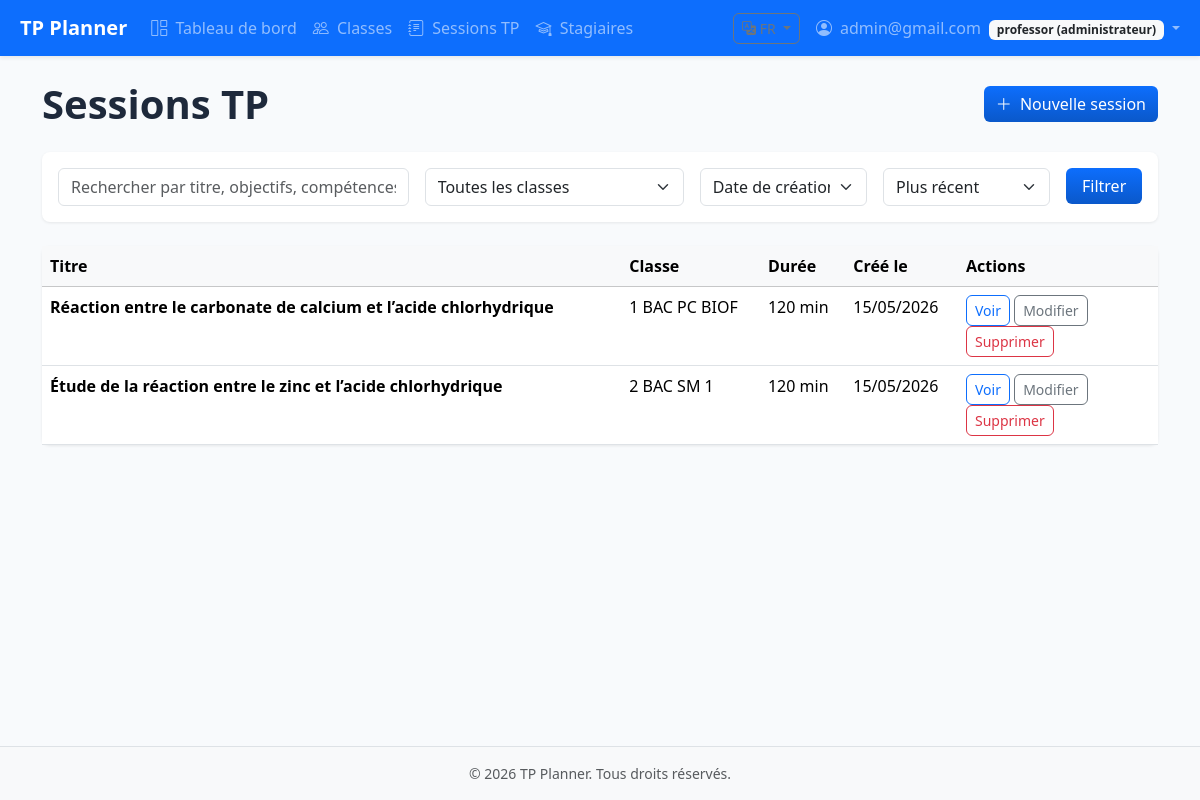
The page /pages/tp_sessions.php (signed in) on the database its author committed.
### tables this page shows
CREATE TABLE `tp_sessions` (
  `id` int(11) NOT NULL,
  `title` varchar(255) NOT NULL,
  `class_id` int(11) NOT NULL,
  `objectives` text DEFAULT NULL,
  `skills` text DEFAULT NULL,
  `duration` int(11) DEFAULT 60,
  `created_at` timestamp NOT NULL DEFAULT current_timestamp(),
  `fiche_number` varchar(50) DEFAULT NULL COMMENT 'Ex: Fiche technique 4',
  `unit` varchar(100) DEFAULT NULL COMMENT 'Ex: Chimie, Physique…',
  `results` text DEFAULT NULL COMMENT 'Bilan des réactions (HTML riche)',
  `safety` text DEFAULT NULL COMMENT 'Consignes de sécurité (HTML riche)',
  `schema_image` varchar(500) DEFAULT NULL COMMENT 'Chemin vers le schéma expérimental uploadé',
  `imported_file` varchar(500) DEFAULT NULL,
  `imported_content` mediumtext DEFAULT NULL,
  `imported_type` enum('none','word','pdf') NOT NULL DEFAULT 'none'
);

CREATE TABLE `classes` (
  `id` int(11) NOT NULL,
  `name` varchar(100) NOT NULL,
  `teacher_id` int(11) NOT NULL,
  `created_at` timestamp NOT NULL DEFAULT current_timestamp()
);

### includes/i18n.php (called while the page is built, shortened)
<?php
function get_ui_lang(): string {
    $l = $_SESSION['ui_lang'] ?? 'fr';
    return in_array($l, I18N_ALLOWED, true) ? $l : 'fr';
}
function t(string $key): string {
    $lang = get_ui_lang();
    $dict = $GLOBALS['I18N_STRINGS'][$lang] ?? [];
    if (isset($dict[$key])) {
        return $dict[$key];
    }
    $fallback = $GLOBALS['I18N_STRINGS']['en'][$key] ?? $key;
    return $fallback;
}

### includes/functions.php (called while the page is built, shortened)
<?php
function escape($str) {
    return htmlspecialchars($str ?? '', ENT_QUOTES, 'UTF-8');
}
?>

### pages/tp_sessions.php (the view, shortened to what this page needs)
<?php
$conn = getDB();
$search = trim($_GET['search'] ?? '');
$sort = $_GET['sort'] ?? 'created';
$order = strtoupper($_GET['order'] ?? 'DESC');
$sql = 'SELECT s.id, s.title, s.objectives, s.skills, s.duration, s.created_at, s.class_id, c.name AS class_name
        FROM tp_sessions s
        LEFT JOIN classes c ON c.id = s.class_id
        WHERE 1=1';
$sortCol = ['created' => 's.created_at', 'title' => 's.title', 'duration' => 's.duration'][$sort] ?? 's.created_at';
$sql .= " ORDER BY $sortCol $order";
$stmt = $conn->prepare($sql);
$stmt->execute();
$sessions = $stmt->get_result()->fetch_all(MYSQLI_ASSOC);
require_once dirname(__DIR__) . '/includes/header.php';
require_once dirname(__DIR__) . '/includes/navbar.php';
?>
<main class="container py-4">
    <div class="d-flex flex-wrap justify-content-between align-items-center gap-2 mb-4">
        <h1 class="page-title mb-0"><?= escape(t('tp_sessions.title')) ?></h1>
        <a href="<?= APP_URL ?>/pages/tp_edit.php" class="btn btn-primary"><i class="bi bi-plus-lg me-1"></i> <?= escape(t('tp_sessions.new')) ?></a>
    </div>
    <div class="card mb-4">
        <div class="card-body">
            <form method="get" class="row g-3">
                <div class="col-md-4">
                    <input type="text" name="search" class="form-control" placeholder="<?= escape(t('tp_sessions.search_ph')) ?>" value="<?= escape($search) ?>">
                </div>
                <div class="col-md-3">
                    <select name="class_id" class="form-select">
                        <option value=""><?= escape(t('tp_sessions.all_classes')) ?></option>
                    </select>
                </div>
                <div class="col-md-2">
                    <select name="sort" class="form-select">
                        <option value="created" <?= $sort === 'created' ? 'selected' : '' ?>><?= escape(t('tp_sessions.sort_created')) ?></option>
                    </select>
                </div>
                <div class="col-md-2">
                    <select name="order" class="form-select">
                        <option value="DESC" <?= $order === 'DESC' ? 'selected' : '' ?>><?= escape(t('tp_sessions.order_desc')) ?></option>
                    </select>
                </div>
                <div class="col-md-1">
                    <button type="submit" class="btn btn-primary w-100"><?= escape(t('tp_sessions.filter')) ?></button>
                </div>
            </form>
        </div>
    </div>
    <div class="card">
        <div class="card-body p-0">
            <?php if (empty($sessions)): ?>
                <div class="empty-state">
                    <i class="bi bi-journal-text"></i>
                    <p class="mb-0"><?= escape(t('tp_sessions.empty')) ?></p>
                    <a href="<?= APP_URL ?>/pages/tp_edit.php" class="btn btn-primary btn-sm mt-2"><?= escape(t('tp_sessions.new')) ?></a>
                </div>
            <?php else: ?>
                <div class="table-responsive">
                    <table class="table table-hover mb-0">
                        <thead class="table-light">
                            <tr>
                                <th><?= escape(t('tp_sessions.col_title')) ?></th>
                                <th><?= escape(t('tp_sessions.col_class')) ?></th>
                                <th><?= escape(t('tp_sessions.col_duration')) ?></th>
                                <th><?= escape(t('tp_sessions.col_created')) ?></th>
                                <th width="200"><?= escape(t('tp_sessions.col_actions')) ?></th>
                            </tr>
                        </thead>
                        <tbody>
                            <?php foreach ($sessions as $s): ?>
                                <tr>
                                    <td><strong><?= escape($s['title']) ?></strong></td>
                                    <td><?= escape($s['class_name'] ?? '-') ?></td>
                                    <td><?= (int)($s['duration'] ?? 0) ?> min</td>
                                    <td><?= !empty($s['created_at']) ? escape(date('d/m/Y', strtotime($s['created_at']))) : '—' ?></td>
                                    <td>
                                        <a href="<?= APP_URL ?>/pages/tp_view.php?id=<?= (int)$s['id'] ?>" class="btn btn-sm btn-outline-primary"><?= escape(t('tp_sessions.view')) ?></a>
                                        <a href="<?= APP_URL ?>/pages/tp_edit.php?id=<?= (int)$s['id'] ?>" class="btn btn-sm btn-outline-secondary"><?= escape(t('tp_sessions.edit')) ?></a>
                                        <form method="post" class="d-inline" data-confirm="<?= escape(t('tp_sessions.confirm_delete')) ?>">
                                            <button type="submit" class="btn btn-sm btn-outline-danger"><?= escape(t('tp_sessions.delete')) ?></button>
                                        </form>
                                    </td>
                                </tr>
                            <?php endforeach; ?>
                        </tbody>
                    </table>
                </div>
            <?php endif; ?>
        </div>
    </div>
</main>
<?php require_once dirname(__DIR__) . '/includes/footer.php'; ?>

### assets/css/style.css (style rules this page uses)
:root { --tp-primary: #0d6efd; --tp-primary-dark: #0a58ca; --tp-success: #198754; --tp-warning: #ffc107; --tp-danger: #dc3545; --sidebar-width: 260px; }
body { font-family: 'Segoe UI', system-ui, sans-serif; background-color: #f8fafc; }
.card { border: none; border-radius: 0.5rem; box-shadow: 0 1px 3px rgba(0,0,0,.08); transition: box-shadow .2s, transform .2s; }
.btn { border-radius: 0.375rem; }
.btn-primary { background: linear-gradient(180deg, #0d6efd 0%, #0a58ca 100%); border: none; }
.page-title { font-weight: 600; color: #1e293b; }

### rows shown on the page
tp_sessions: title "Réaction entre le carbonate de calcium et l’acide chlorhydrique", class.name "1 BAC PC BIOF", duration "120", created_at "15/05/2026"
tp_sessions: title "Étude de la réaction entre le zinc et l’acide chlorhydrique", class.name "2 BAC SM 1", duration "120", created_at "15/05/2026"

### other values the page prints
APP_NAME "TP Planner"
t('nav.dashboard') "Tableau de bord"
t('nav.classes') "Classes"
t('nav.tp_sessions') "Sessions TP"
t('nav.stagiaires') "Stagiaires"
$_SESSION['username'] "admin@gmail.com"
format_role_label($_SESSION['role'] ?? null) "professor (administrateur)"
t('tp_sessions.title') "Sessions TP"
t('tp_sessions.new') "Nouvelle session"
t('tp_sessions.filter') "Filtrer"
t('tp_sessions.col_title') "Titre"
t('tp_sessions.col_class') "Classe"
t('tp_sessions.col_duration') "Durée"
t('tp_sessions.col_created') "Créé le"
t('tp_sessions.col_actions') "Actions"
